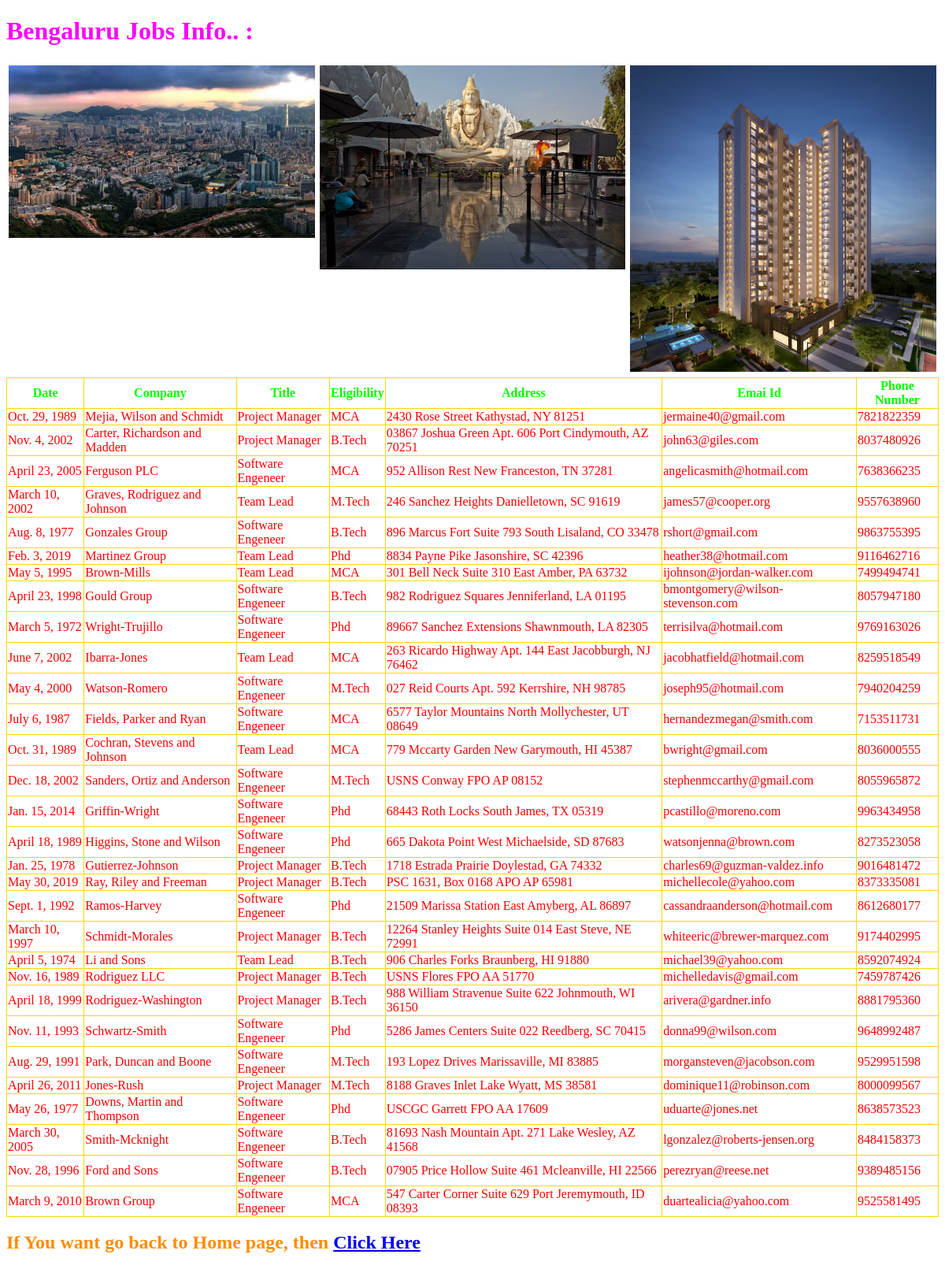
The app's page /bng/ with its own data.
### testapp/models.py (models this page shows)
class BNG_JOBS(models.Model):
    date=models.DateField()
    company=models.CharField(max_length=100)
    title=models.CharField(max_length=100)
    eligibility=models.CharField(max_length=100)
    address=models.CharField(max_length=100)
    email=models.EmailField()
    phnumber=models.IntegerField()

### testapp/views.py (the view)
# urls.py: path('bng/',views.bng),
def bng(request):
    list=BNG_JOBS.objects.all()
    dict={'list':list}
    return render(request, 'html/bngjob.html', context=dict)

### templates/html/bngjob.html (shortened to what this page needs)
<!DOCTYPE html>
{%load staticfiles %}
<html lang="en" dir="ltr">
  <head>
    <link rel="stylesheet" href="{% static 'css/demo.css'%}">
  </head>
  <body>
    <h1>Bengaluru Jobs Info.. : </h1>
    <div class="row">
      <div class="column">
        <img src="{% static 'image/Bng1.jpg'%}" width="100%" height="100%">
      </div>
      <div class="column">
        <img src="{% static 'image/Bng3.jpg'%}" width="100%" height="80%">
      </div>
      <div class="column">
        <img src="{% static 'image/Bng2.jpg'%}" width="100%" height="100%">
      </div>
    </div>
    {% if list %}
    <table>
      <thead>
        <th> Date </th>
        <th> Company </th>
        <th> Title </th>
        <th> Eligibility </th>
        <th> Address </th>
        <th> Emai Id </th>
        <th> Phone Number </th>
      </thead>
      {% for i in list %}
      <tr>
        <td>{{i.date}}</td>
        <td>{{i.company}}</td>
        <td>{{i.title}}</td>
        <td>{{i.eligibility}}</td>
        <td>{{i.address}}</td>
        <td>{{i.email}}</td>
        <td>{{i.phnumber}}</td>
      </tr>
      {% endfor %}
    </table>
    {% else %}
    <p> No Record Found..</p>
    {% endif %}
    <h2> If You  want go back to Home page, then <a class="btn btn-primary btn-lg" href="/$" role="button">Click Here</a> </h2>
  </body>
</html>

### static/css/demo.css (style rules this page uses)
body { background: url(https://images.unsplash.com/photo-1539362286735-21789f9187f7?ixlib=rb-1.2.1&ixid=eyJhcHBfaWQiOjQzMzEwfQ&auto=format&fit=crop&w=750&q=80); background-repeat: no-repeat; background-size: cover; }
table, th, td { border: 1px solid Gold; }
table { border-collapse: collapse; }
td { color: Red; }
th { color: lime; }
h1 { color: magenta; }
h2 { color: darkorange; }
* { box-sizing: border-box; }
.column { float: left; width: 33.33%; padding: 3px; }
.row { clear: both; display: table; }

### records on screen
BNG_JOBS: date "Oct. 29, 1989", company "Mejia, Wilson and Schmidt", title "Project Manager", eligibility "MCA", address "2430 Rose Street Kathystad, NY 81251", email "jermaine40@gmail.com", phnumber "7821822359"
BNG_JOBS: date "Nov. 4, 2002", company "Carter, Richardson and Madden", title "Project Manager", eligibility "B.Tech", address "03867 Joshua Green Apt. 606 Port Cindymouth, AZ 70251", email "john63@giles.com", phnumber "8037480926"
BNG_JOBS: date "April 23, 2005", company "Ferguson PLC", title "Software Engeneer", eligibility "MCA", address "952 Allison Rest New Franceston, TN 37281", email "angelicasmith@hotmail.com", phnumber "7638366235"
BNG_JOBS: date "March 10, 2002", company "Graves, Rodriguez and Johnson", title "Team Lead", eligibility "M.Tech", address "246 Sanchez Heights Danielletown, SC 91619", email "james57@cooper.org", phnumber "9557638960"
BNG_JOBS: date "Aug. 8, 1977", company "Gonzales Group", title "Software Engeneer", eligibility "B.Tech", address "896 Marcus Fort Suite 793 South Lisaland, CO 33478", email "rshort@gmail.com", phnumber "9863755395"
BNG_JOBS: date "Feb. 3, 2019", company "Martinez Group", title "Team Lead", eligibility "Phd", address "8834 Payne Pike Jasonshire, SC 42396", email "heather38@hotmail.com", phnumber "9116462716"
BNG_JOBS: date "May 5, 1995", company "Brown-Mills", title "Team Lead", eligibility "MCA", address "301 Bell Neck Suite 310 East Amber, PA 63732", email "ijohnson@jordan-walker.com", phnumber "7499494741"
BNG_JOBS: date "April 23, 1998", company "Gould Group", title "Software Engeneer", eligibility "B.Tech", address "982 Rodriguez Squares Jenniferland, LA 01195", email "bmontgomery@wilson-stevenson.com", phnumber "8057947180"
BNG_JOBS: date "March 5, 1972", company "Wright-Trujillo", title "Software Engeneer", eligibility "Phd", address "89667 Sanchez Extensions Shawnmouth, LA 82305", email "terrisilva@hotmail.com", phnumber "9769163026"
BNG_JOBS: date "June 7, 2002", company "Ibarra-Jones", title "Team Lead", eligibility "MCA", address "263 Ricardo Highway Apt. 144 East Jacobburgh, NJ 76462", email "jacobhatfield@hotmail.com", phnumber "8259518549"
BNG_JOBS: date "May 4, 2000", company "Watson-Romero", title "Software Engeneer", eligibility "M.Tech", address "027 Reid Courts Apt. 592 Kerrshire, NH 98785", email "joseph95@hotmail.com", phnumber "7940204259"
BNG_JOBS: date "July 6, 1987", company "Fields, Parker and Ryan", title "Software Engeneer", eligibility "MCA", address "6577 Taylor Mountains North Mollychester, UT 08649", email "hernandezmegan@smith.com", phnumber "7153511731"
BNG_JOBS: date "Oct. 31, 1989", company "Cochran, Stevens and Johnson", title "Team Lead", eligibility "MCA", address "779 Mccarty Garden New Garymouth, HI 45387", email "bwright@gmail.com", phnumber "8036000555"
BNG_JOBS: date "Dec. 18, 2002", company "Sanders, Ortiz and Anderson", title "Software Engeneer", eligibility "M.Tech", address "USNS Conway FPO AP 08152", email "stephenmccarthy@gmail.com", phnumber "8055965872"
BNG_JOBS: date "Jan. 15, 2014", company "Griffin-Wright", title "Software Engeneer", eligibility "Phd", address "68443 Roth Locks South James, TX 05319", email "pcastillo@moreno.com", phnumber "9963434958"
BNG_JOBS: date "April 18, 1989", company "Higgins, Stone and Wilson", title "Software Engeneer", eligibility "Phd", address "665 Dakota Point West Michaelside, SD 87683", email "watsonjenna@brown.com", phnumber "8273523058"
BNG_JOBS: date "Jan. 25, 1978", company "Gutierrez-Johnson", title "Project Manager", eligibility "B.Tech", address "1718 Estrada Prairie Doylestad, GA 74332", email "charles69@guzman-valdez.info", phnumber "9016481472"
BNG_JOBS: date "May 30, 2019", company "Ray, Riley and Freeman", title "Project Manager", eligibility "B.Tech", address "PSC 1631, Box 0168 APO AP 65981", email "michellecole@yahoo.com", phnumber "8373335081"
BNG_JOBS: date "Sept. 1, 1992", company "Ramos-Harvey", title "Software Engeneer", eligibility "Phd", address "21509 Marissa Station East Amyberg, AL 86897", email "cassandraanderson@hotmail.com", phnumber "8612680177"
BNG_JOBS: date "March 10, 1997", company "Schmidt-Morales", title "Project Manager", eligibility "B.Tech", address "12264 Stanley Heights Suite 014 East Steve, NE 72991", email "whiteeric@brewer-marquez.com", phnumber "9174402995"
BNG_JOBS: date "April 5, 1974", company "Li and Sons", title "Team Lead", eligibility "B.Tech", address "906 Charles Forks Braunberg, HI 91880", email "michael39@yahoo.com", phnumber "8592074924"
BNG_JOBS: date "Nov. 16, 1989", company "Rodriguez LLC", title "Project Manager", eligibility "B.Tech", address "USNS Flores FPO AA 51770", email "michelledavis@gmail.com", phnumber "7459787426"
BNG_JOBS: date "April 18, 1999", company "Rodriguez-Washington", title "Project Manager", eligibility "B.Tech", address "988 William Stravenue Suite 622 Johnmouth, WI 36150", email "arivera@gardner.info", phnumber "8881795360"
BNG_JOBS: date "Nov. 11, 1993", company "Schwartz-Smith", title "Software Engeneer", eligibility "Phd", address "5286 James Centers Suite 022 Reedberg, SC 70415", email "donna99@wilson.com", phnumber "9648992487"
BNG_JOBS: date "Aug. 29, 1991", company "Park, Duncan and Boone", title "Software Engeneer", eligibility "M.Tech", address "193 Lopez Drives Marissaville, MI 83885", email "morgansteven@jacobson.com", phnumber "9529951598"
BNG_JOBS: date "April 26, 2011", company "Jones-Rush", title "Project Manager", eligibility "M.Tech", address "8188 Graves Inlet Lake Wyatt, MS 38581", email "dominique11@robinson.com", phnumber "8000099567"
BNG_JOBS: date "May 26, 1977", company "Downs, Martin and Thompson", title "Software Engeneer", eligibility "Phd", address "USCGC Garrett FPO AA 17609", email "uduarte@jones.net", phnumber "8638573523"
BNG_JOBS: date "March 30, 2005", company "Smith-Mcknight", title "Software Engeneer", eligibility "B.Tech", address "81693 Nash Mountain Apt. 271 Lake Wesley, AZ 41568", email "lgonzalez@roberts-jensen.org", phnumber "8484158373"
BNG_JOBS: date "Nov. 28, 1996", company "Ford and Sons", title "Software Engeneer", eligibility "B.Tech", address "07905 Price Hollow Suite 461 Mcleanville, HI 22566", email "perezryan@reese.net", phnumber "9389485156"
BNG_JOBS: date "March 9, 2010", company "Brown Group", title "Software Engeneer", eligibility "MCA", address "547 Carter Corner Suite 629 Port Jeremymouth, ID 08393", email "duartealicia@yahoo.com", phnumber "9525581495"
